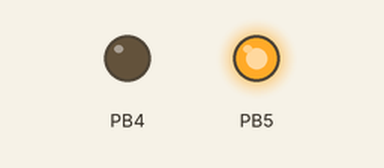
Recording of a program running on a simulated ATmega328P, built with avr-gcc and emulated at 16 MHz. On the bench: output pins drawn as LEDs (lit = HIGH).

Above: at 2.5 s.
At 5.5 s:
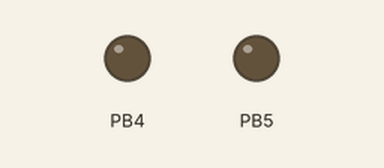
Timing chart, 0 to 14.3 s (numbered marks = the images above):
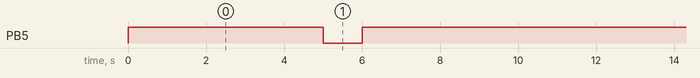

Measured:
- by itself, PB5: repeats every 11.0 s: LOW 1.0 s, HIGH 10.0 s

The program:

main.c
```c
/*
 * blink 2.c
 *
 * Created: 10-09-2025 20:22:27
 * Author : HP
 */
#define F_CPU 16000000UL
#include <avr/io.h>
#include <util/delay.h>


int main(void)
{
	DDRB|=(1<<DDB5);
	DDRB |=(1<<DDB4);
    /* Replace with your application code */
    while (1)
    {
		PORTB |=(1<<DDB5);
	    PORTB&=~(1<<PORTB4);
		_delay_ms(5000);
		PORTB&=~(1<<PORTB5);
		PORTB&=~(1<<PORTB4);
		_delay_ms(1000);
		PORTB |=(1<<PORTB5);
		PORTB &=~(1<<PORTB4);
		_delay_ms(5000);


    }
}
```
